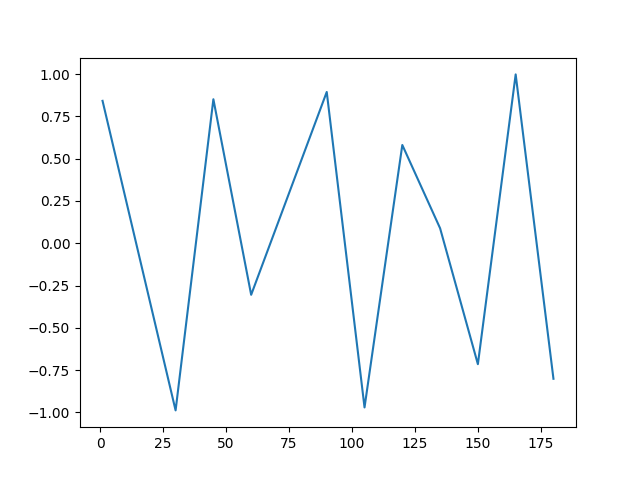

Generate this figure with Python:
#import numpy
#import matplotlib
#import pandas
x=[1,30,45,60,90,105,120,135,150,165,180]
y=[]
from math import*
for i in x:
	y.append(sin(i))

import matplotlib.pyplot as plt
plt.plot(x,y)
plt.show()
